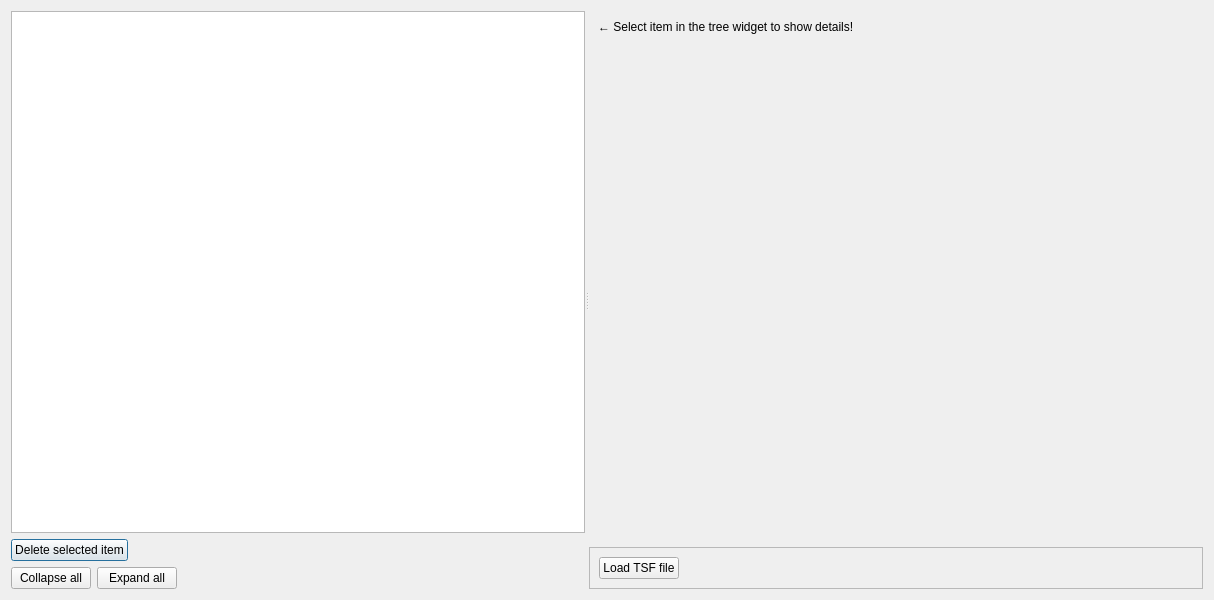
<?xml version="1.0" encoding="UTF-8"?>
<ui version="4.0">
 <class>DialogCorrectionTimeSeries</class>
 <widget class="QDialog" name="DialogCorrectionTimeSeries">
  <property name="geometry">
   <rect>
    <x>0</x>
    <y>0</y>
    <width>1214</width>
    <height>600</height>
   </rect>
  </property>
  <property name="windowTitle">
   <string>Time series data</string>
  </property>
  <layout class="QVBoxLayout" name="verticalLayout_3">
   <item>
    <widget class="QSplitter" name="splitter">
     <property name="orientation">
      <enum>Qt::Horizontal</enum>
     </property>
     <property name="handleWidth">
      <number>4</number>
     </property>
     <property name="childrenCollapsible">
      <bool>false</bool>
     </property>
     <widget class="QWidget" name="layoutWidget">
      <layout class="QVBoxLayout" name="verticalLayout_left" stretch="0,0,0">
       <property name="sizeConstraint">
        <enum>QLayout::SetDefaultConstraint</enum>
       </property>
       <item>
        <widget class="QTreeWidget" name="treeWidget_selection">
         <property name="headerHidden">
          <bool>true</bool>
         </property>
         <property name="columnCount">
          <number>1</number>
         </property>
         <attribute name="headerVisible">
          <bool>false</bool>
         </attribute>
         <column>
          <property name="text">
           <string notr="true">1</string>
          </property>
         </column>
        </widget>
       </item>
       <item>
        <layout class="QHBoxLayout" name="horizontalLayout_2">
         <item>
          <widget class="QPushButton" name="pushButton_delete_selection">
           <property name="toolTip">
            <string>Delete selected item in the tree view.</string>
           </property>
           <property name="text">
            <string>Delete selected item</string>
           </property>
          </widget>
         </item>
         <item>
          <spacer name="horizontalSpacer_2">
           <property name="orientation">
            <enum>Qt::Horizontal</enum>
           </property>
           <property name="sizeHint" stdset="0">
            <size>
             <width>40</width>
             <height>20</height>
            </size>
           </property>
          </spacer>
         </item>
        </layout>
       </item>
       <item>
        <layout class="QHBoxLayout" name="horizontalLayout_3">
         <item>
          <widget class="QPushButton" name="pushButton_collapse">
           <property name="toolTip">
            <string>Toggle collapse tree view.</string>
           </property>
           <property name="text">
            <string>Collapse all</string>
           </property>
          </widget>
         </item>
         <item>
          <widget class="QPushButton" name="pushButton_expand">
           <property name="text">
            <string>Expand all</string>
           </property>
          </widget>
         </item>
         <item>
          <spacer name="horizontalSpacer_3">
           <property name="orientation">
            <enum>Qt::Horizontal</enum>
           </property>
           <property name="sizeHint" stdset="0">
            <size>
             <width>40</width>
             <height>20</height>
            </size>
           </property>
          </spacer>
         </item>
        </layout>
       </item>
      </layout>
     </widget>
     <widget class="QWidget" name="layoutWidget">
      <layout class="QVBoxLayout" name="verticalLayout_right" stretch="0,0">
       <property name="sizeConstraint">
        <enum>QLayout::SetDefaultConstraint</enum>
       </property>
       <item>
        <widget class="QStackedWidget" name="stackedWidget_item_details">
         <property name="currentIndex">
          <number>0</number>
         </property>
         <widget class="QWidget" name="page_empty">
          <layout class="QVBoxLayout" name="verticalLayout">
           <item>
            <widget class="QLabel" name="label_6">
             <property name="text">
              <string>&lt;html&gt;&lt;head/&gt;&lt;body&gt;&lt;p&gt;← Select item in the tree widget to show details!&lt;/p&gt;&lt;/body&gt;&lt;/html&gt;</string>
             </property>
            </widget>
           </item>
           <item>
            <spacer name="verticalSpacer">
             <property name="orientation">
              <enum>Qt::Vertical</enum>
             </property>
             <property name="sizeHint" stdset="0">
              <size>
               <width>20</width>
               <height>40</height>
              </size>
             </property>
            </spacer>
           </item>
          </layout>
         </widget>
         <widget class="QWidget" name="page_survey">
          <layout class="QVBoxLayout" name="verticalLayout_5">
           <item>
            <layout class="QFormLayout" name="formLayout">
             <item row="0" column="0">
              <widget class="QLabel" name="label">
               <property name="toolTip">
                <string>Survey name.</string>
               </property>
               <property name="text">
                <string>Survey name:</string>
               </property>
              </widget>
             </item>
             <item row="0" column="1">
              <widget class="QLabel" name="label_survey_name">
               <property name="toolTip">
                <string>Survey name.</string>
               </property>
               <property name="text">
                <string/>
               </property>
              </widget>
             </item>
             <item row="1" column="0">
              <widget class="QLabel" name="label_2">
               <property name="toolTip">
                <string>Number of stations in the survey.</string>
               </property>
               <property name="text">
                <string>Number of stations:</string>
               </property>
              </widget>
             </item>
             <item row="1" column="1">
              <widget class="QLabel" name="label_num_of_stations">
               <property name="toolTip">
                <string>Number of stations in the survey.</string>
               </property>
               <property name="text">
                <string/>
               </property>
              </widget>
             </item>
            </layout>
           </item>
          </layout>
         </widget>
         <widget class="QWidget" name="page_station">
          <layout class="QVBoxLayout" name="verticalLayout_2">
           <item>
            <layout class="QFormLayout" name="formLayout_2">
             <item row="1" column="0">
              <widget class="QLabel" name="label_3">
               <property name="toolTip">
                <string>Data source, e.g. file name.</string>
               </property>
               <property name="text">
                <string>Data source:</string>
               </property>
              </widget>
             </item>
             <item row="1" column="1">
              <widget class="QLabel" name="label_station_data_source">
               <property name="toolTip">
                <string>Data source, e.g. file name.</string>
               </property>
               <property name="text">
                <string/>
               </property>
              </widget>
             </item>
             <item row="2" column="0">
              <widget class="QLabel" name="label_4">
               <property name="toolTip">
                <string>Description of the time series data.</string>
               </property>
               <property name="text">
                <string>Description:</string>
               </property>
              </widget>
             </item>
             <item row="2" column="1">
              <widget class="QLabel" name="label_station_description">
               <property name="toolTip">
                <string>Description of the time series data.</string>
               </property>
               <property name="text">
                <string/>
               </property>
              </widget>
             </item>
             <item row="3" column="0">
              <widget class="QLabel" name="label_5">
               <property name="toolTip">
                <string>Unit.</string>
               </property>
               <property name="text">
                <string>Unit:</string>
               </property>
              </widget>
             </item>
             <item row="3" column="1">
              <widget class="QLabel" name="label_station_unit">
               <property name="toolTip">
                <string>Unit.</string>
               </property>
               <property name="text">
                <string/>
               </property>
              </widget>
             </item>
             <item row="5" column="0">
              <widget class="QLabel" name="label_10">
               <property name="toolTip">
                <string>&lt;html&gt;&lt;head/&gt;&lt;body&gt;&lt;p&gt;Indicates wheter the time series data represent the &lt;span style=&quot; font-style:italic;&quot;&gt;effect&lt;/span&gt; on the observed gravity, or &lt;span style=&quot; font-style:italic;&quot;&gt;corrections&lt;/span&gt; for the observed gravity (opposite signs!). &lt;/p&gt;&lt;/body&gt;&lt;/html&gt;</string>
               </property>
               <property name="text">
                <string>Model type:</string>
               </property>
              </widget>
             </item>
             <item row="5" column="1">
              <widget class="QLabel" name="label_station_model_type">
               <property name="toolTip">
                <string>&lt;html&gt;&lt;head/&gt;&lt;body&gt;&lt;p&gt;Indicates wheter the time series data represent the &lt;span style=&quot; font-style:italic;&quot;&gt;effect&lt;/span&gt; on the observed gravity, or &lt;span style=&quot; font-style:italic;&quot;&gt;corrections&lt;/span&gt; for the observed gravity (opposite signs!). &lt;/p&gt;&lt;/body&gt;&lt;/html&gt;</string>
               </property>
               <property name="text">
                <string/>
               </property>
              </widget>
             </item>
             <item row="6" column="0">
              <widget class="QLabel" name="label_7">
               <property name="toolTip">
                <string>Start date and time.</string>
               </property>
               <property name="text">
                <string>Start:</string>
               </property>
              </widget>
             </item>
             <item row="6" column="1">
              <widget class="QLabel" name="label_station_start">
               <property name="toolTip">
                <string>Start date and time.</string>
               </property>
               <property name="text">
                <string/>
               </property>
              </widget>
             </item>
             <item row="7" column="0">
              <widget class="QLabel" name="label_8">
               <property name="toolTip">
                <string>&lt;html&gt;&lt;head/&gt;&lt;body&gt;&lt;p&gt;End date and time.&lt;/p&gt;&lt;/body&gt;&lt;/html&gt;</string>
               </property>
               <property name="text">
                <string>End:</string>
               </property>
              </widget>
             </item>
             <item row="7" column="1">
              <widget class="QLabel" name="label_station_end">
               <property name="toolTip">
                <string>End date and time.</string>
               </property>
               <property name="text">
                <string/>
               </property>
              </widget>
             </item>
             <item row="8" column="0">
              <widget class="QLabel" name="label_9">
               <property name="toolTip">
                <string>Duration</string>
               </property>
               <property name="text">
                <string>Duration:</string>
               </property>
              </widget>
             </item>
             <item row="8" column="1">
              <widget class="QLabel" name="label_station_duration">
               <property name="toolTip">
                <string>Duration</string>
               </property>
               <property name="text">
                <string/>
               </property>
              </widget>
             </item>
             <item row="9" column="0">
              <widget class="QLabel" name="label_12">
               <property name="toolTip">
                <string>Total number of data points.</string>
               </property>
               <property name="text">
                <string>No. datapoints:</string>
               </property>
              </widget>
             </item>
             <item row="9" column="1">
              <widget class="QLabel" name="label_station_nuber_of_datapoints">
               <property name="toolTip">
                <string>Total number of data points.</string>
               </property>
               <property name="text">
                <string/>
               </property>
              </widget>
             </item>
             <item row="0" column="0">
              <widget class="QLabel" name="label_11">
               <property name="toolTip">
                <string>Station name.</string>
               </property>
               <property name="text">
                <string>Station name:</string>
               </property>
              </widget>
             </item>
             <item row="0" column="1">
              <widget class="QLabel" name="label_station_station_name">
               <property name="toolTip">
                <string>Station name.</string>
               </property>
               <property name="text">
                <string/>
               </property>
              </widget>
             </item>
             <item row="4" column="0">
              <widget class="QLabel" name="label_13">
               <property name="toolTip">
                <string>Date and time (UTC) when the time series data was loaded to GravTools.</string>
               </property>
               <property name="text">
                <string>Created (UTC):</string>
               </property>
              </widget>
             </item>
             <item row="4" column="1">
              <widget class="QLabel" name="label_station_created">
               <property name="toolTip">
                <string>Date and time (UTC) when the time series data was loaded to GravTools.</string>
               </property>
               <property name="text">
                <string/>
               </property>
              </widget>
             </item>
            </layout>
           </item>
           <item>
            <widget class="GraphicsLayoutWidget" name="graphicsLayoutWidget_time_series">
             <property name="toolTip">
              <string>Plot of the time series.</string>
             </property>
            </widget>
           </item>
          </layout>
         </widget>
        </widget>
       </item>
       <item>
        <widget class="QFrame" name="frame_actions">
         <property name="frameShape">
          <enum>QFrame::StyledPanel</enum>
         </property>
         <property name="frameShadow">
          <enum>QFrame::Raised</enum>
         </property>
         <layout class="QVBoxLayout" name="verticalLayout_4">
          <item>
           <layout class="QHBoxLayout" name="horizontalLayout">
            <item>
             <widget class="QPushButton" name="pushButton_load_tsf_file">
              <property name="toolTip">
               <string>Load TSF file (e.g. createb by TSoft)</string>
              </property>
              <property name="text">
               <string>Load TSF file</string>
              </property>
             </widget>
            </item>
            <item>
             <spacer name="horizontalSpacer">
              <property name="orientation">
               <enum>Qt::Horizontal</enum>
              </property>
              <property name="sizeHint" stdset="0">
               <size>
                <width>40</width>
                <height>20</height>
               </size>
              </property>
             </spacer>
            </item>
           </layout>
          </item>
         </layout>
        </widget>
       </item>
      </layout>
     </widget>
    </widget>
   </item>
  </layout>
 </widget>
 <customwidgets>
  <customwidget>
   <class>GraphicsLayoutWidget</class>
   <extends>QGraphicsView</extends>
   <header>pyqtgraph</header>
  </customwidget>
 </customwidgets>
 <resources/>
 <connections/>
</ui>
